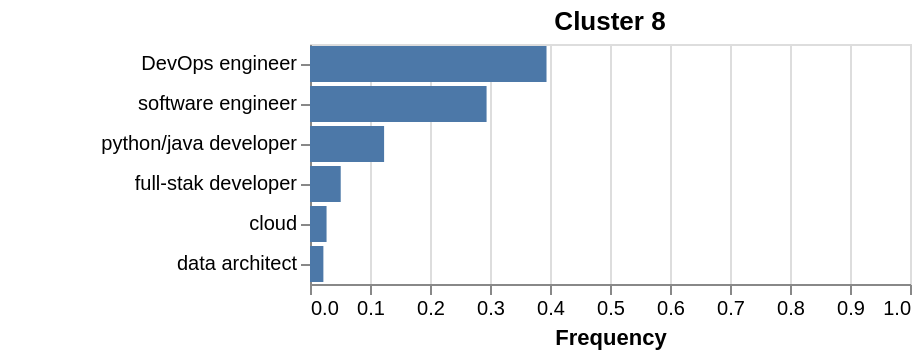

The specification (Vega-Lite) saved for this image:
### Vega-Lite specification from a JSON file in a GitHub repository (floating-point values rounded to 4 significant figures)
{"$schema": "https://vega.github.io/schema/vega-lite/v5.6.1.json", "config": {"legend": {"disable": true}, "view": {"continuousHeight": 300, "continuousWidth": 300}}, "data": {"name": "data-cac6935e68ae47b18ab293482c3da052"}, "datasets": {"data-cac6935e68ae47b18ab293482c3da052": [{"Job title": "DevOps engineer", "freq_rel": 0.3942, "label": 8}, {"Job title": "software engineer", "freq_rel": 0.2943, "label": 8}, {"Job title": "python/java developer", "freq_rel": 0.1235, "label": 8}, {"Job title": "cloud", "freq_rel": 0.0276, "label": 8}, {"Job title": "full-stak developer", "freq_rel": 0.0512, "label": 8}, {"Job title": "data architect", "freq_rel": 0.0223, "label": 8}]}, "encoding": {"color": {"field": "Origin", "type": "nominal"}, "tooltip": [{"field": "Job title", "title": "Job title", "type": "nominal"}, {"field": "freq_rel", "format": ".2%", "title": "Percentage", "type": "quantitative"}], "x": {"field": "freq_rel", "scale": {"domain": [0, 1]}, "title": "Frequency", "type": "quantitative"}, "y": {"axis": {"labelAngle": 0}, "field": "Job title", "sort": {"field": "freq_rel", "order": "descending"}, "title": null, "type": "nominal"}}, "mark": {"tooltip": true, "type": "bar"}, "padding": {"bottom": 5, "left": 50, "right": 5, "top": 5}, "title": "Cluster 8"}
